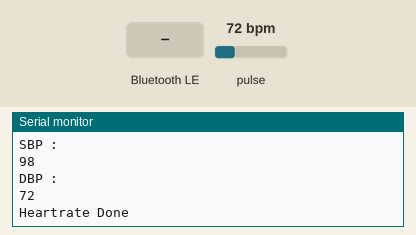
Bench run of a sketch on a simulated ESP32-S3. Parts: the last lines printed to the serial monitor. The test bench sets the inputs (shaded band); at power-on: pulse 72 bpm. WiFi joins after 1.5 s; servers stay silent unless stated; uploads are accepted with an empty reply; nothing arrives over Bluetooth unless stated; a phone connects over Bluetooth LE 3 s after start.

Above: at 1.2 s.
1.3 s: pulse set to 42 bpm
At 3.6 s:
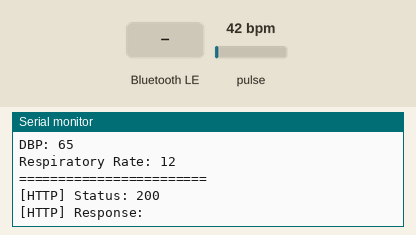
3.9 s: Bluetooth LE write "1" received
At 4.4 s:
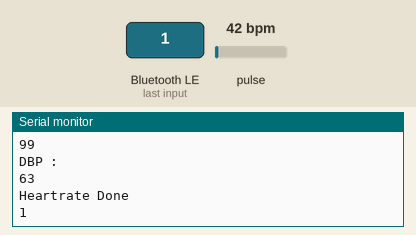
5.4 s: Bluetooth LE write "0" received
At 6.5 s:
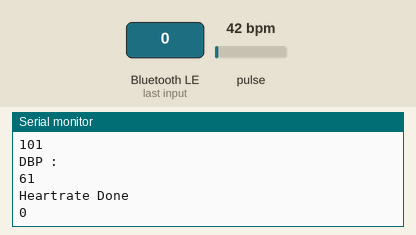
6.9 s: pulse set to 70 bpm
At 6.9 s:
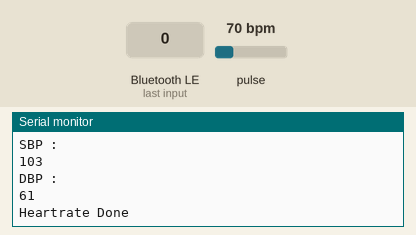
Timing chart, 0 to 9.4 s (numbered marks = the images above; inputs shaded):
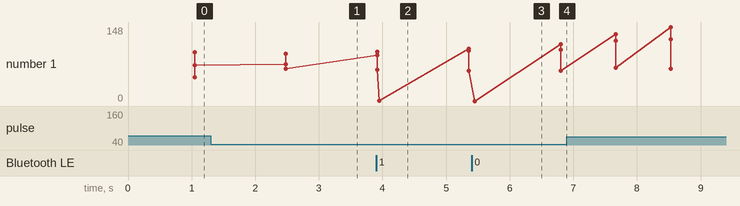

Measured:
- after the input at 1.3 s, the serial monitor: prints a new line after 1.2 s (image 1)
- after the input at 3.9 s, the serial monitor: prints a new line after 0.05 s (image 2)
- after the input at 5.4 s, the serial monitor: prints a new line after 0.05 s (image 3)
- plotted number 1: 72 → 65 after the input at 1.3 s, 61 → 65 after the input at 6.9 s

The sketch:

Vitalsign_Panel_Filtered_draft_1.4.ino
```cpp
#include <WiFi.h>
#include <Wire.h>
#include "MAX30105.h"
#include "spo2_algorithm.h"
#include "heartRate.h"
#include <HTTPClient.h>
#include <BLEDevice.h>
#include <BLEUtils.h>
#include <BLEServer.h>

#define SDA 9
#define SCL 8

//#define SDA 5
//#define SCL 19

#define SERVICE_UUID        "4fafc201-1fb5-459e-8fcc-c5c9c331914b"
#define CHARACTERISTIC_UUID "beb5483e-36e1-4688-b7f5-ea07361b26a8"

const char* ssid = "monumnen tugu";
const char* password = "maulanaa123";
String serverURL = "http://203.100.57.59:3000/api/v1/health";

// Objek
MAX30105 particleSensor;
WiFiClient client;
BLEServer *pServer = nullptr;
BLECharacteristic *pCharacteristic = nullptr;

// Variabel pembacaan
float bodyTemperature = 0;
const float slope = 0.00002;
const float intercept = 34.5;

const byte RATE_SIZE = 5;
byte rates[RATE_SIZE];
byte rateSpot = 0;
long lastBeat = 0;
float beatsPerMinute = 0;
int beatAvg = 0;
int estimatedSBP = 0;
int estimatedDBP = 0;

int spo2 = 0;
float respiratoryRate = 0;

bool collectingData = false;
bool dataDisplayed = false;
int stableCount = 0;

// Filter
const int MAF_SIZE = 5;
float irValues[MAF_SIZE] = {0};
float redValues[MAF_SIZE] = {0};
int mafIndex = 0;

// WiFi
unsigned long lastWifiAttempt = 0;
const unsigned long wifiRetryInterval = 5000;
bool wifiConnected = false;

bool scanMessageDisplayed = false;
String healthMessage = " ";

const byte RED_LED_BRIGHT = 0xFF; // Intensitas terang, disesuaikan dengan kebutuhan Anda (0x00 - 0xFF)
const byte RED_LED_LOW = 0x00;   // Intensitas rendah
bool redOn = false;

// === BLE CALLBACK ===
class MyCallbacks : public BLECharacteristicCallbacks {
  void onWrite(BLECharacteristic *pCharacteristic) {
      String value = (pCharacteristic->getValue().c_str());
      Serial.println(value);
  }
};

// === SETUP UTAMA ===
void setup() {
  Serial.begin(115200);
  Wire.begin(SDA, SCL);

  setupBLE();
  setupWiFi();
  setupSensor();

  // Jalankan task RTOS
  xTaskCreatePinnedToCore(sensorTask, "SensorTask", 4096, NULL, 1, NULL, 1);
  xTaskCreatePinnedToCore(wifiTask, "WiFiTask", 2048, NULL, 1, NULL, 0);
}

void loop() {
  // Kosong, semua dikerjakan oleh task
}

void setupSensor() {
  if (!particleSensor.begin(Wire, I2C_SPEED_FAST)) {
    Serial.println("MAX30105 tidak ditemukan.");
    while (1);  // Berhenti jika sensor tidak terdeteksi
  }
  particleSensor.setup();

  // Mengatur kecerahan LED merah pada awalnya (lebih redup saat sensor pertama kali dijalankan)
  particleSensor.setPulseAmplitudeRed(RED_LED_LOW);  // Mengatur LED merah dengan kecerahan rendah pada awalnya
  particleSensor.setPulseAmplitudeGreen(0);
  redOn = false; // Set kecerahan LED hijau (tidak digunakan di sini, tapi dapat disesuaikan jika perlu)
}

// === TASK WiFi ===
void wifiTask(void *pvParameters) {
  while (true) {
    if (WiFi.status() != WL_CONNECTED) {
      if (millis() - lastWifiAttempt >= wifiRetryInterval) {
        Serial.println("[WiFi] Reconnecting...");
        WiFi.begin(ssid, password);
        lastWifiAttempt = millis();
      }
      wifiConnected = false;
    } else {
      if (!wifiConnected) {
        Serial.println("[WiFi] Connected!");
        wifiConnected = true;
      }
    }
    vTaskDelay(1000 / portTICK_PERIOD_MS);
  }
}

// === TASK Sensor ===
void sensorTask(void *pvParameters) {
  constexpr int SAMPLE_INTERVAL = 10;  // Interval pengambilan sampel dalam milidetik
  unsigned long lastSampleTime = 0;
  bool isSPO2Calculated = false;  // Flag untuk memastikan SpO2 hanya dihitung sekali
  bool isBodyTempCalculated = false;  // Flag untuk memastikan Body Temperature hanya dihitung sekali
  bool isRespiratoryRateCalculated = false;
  while (true) {
    unsigned long currentMillis = millis();
    if (currentMillis - lastSampleTime >= SAMPLE_INTERVAL) {
      lastSampleTime = currentMillis;

      long ir = particleSensor.getIR();
      long red = particleSensor.getRed();

      // Terapkan filter pada nilai IR dan Red
      float mafIR = applyFilters(ir, irValues);
      float mafRed = applyFilters(red, redValues);

      bodyTemperature = (mafIR * slope) + intercept;

      if (mafIR < 50000 || mafRed == 0) {
        resetMeasurements();
        isSPO2Calculated = false;
        isBodyTempCalculated = false;
        isRespiratoryRateCalculated = false;
        particleSensor.setPulseAmplitudeRed(RED_LED_LOW);
        Serial.println("Letakkan jari di sensor");
        scanMessageDisplayed = false;
        redOn = true;
        vTaskDelay(500 / portTICK_PERIOD_MS);  // Cegah overloading dengan delay ringan
        continue;  // Langsung melanjutkan ke iterasi berikutnya
      }
      particleSensor.setPulseAmplitudeRed(RED_LED_BRIGHT);
      redOn = false;
      if (!scanMessageDisplayed) {
        healthMessage = "Scanning Your Health Condition";  // Menyimpan pesan ke variabel
        Serial.println(healthMessage);  // Menampilkan pesan ke Serial Monitor
        scanMessageDisplayed = true;  // Set flag untuk mencegah tampilan berulang
      }

      // Hanya menghitung SpO2 jika belum dihitung sebelumnya
      if (!isSPO2Calculated) {
        calculateSpO2(mafIR, mafRed);
        isSPO2Calculated = true;  // Set flag setelah dihitung
      }

      // Hanya menghitung Body Temperature jika belum dihitung sebelumnya
      if (!isBodyTempCalculated) {
        isBodyTempCalculated = true;  // Set flag setelah dihitung
      }

      // Hanya menghitung Respiratory Rate jika belum dihitung sebelumnya
      if (!isRespiratoryRateCalculated) {
        calculateRespiratoryRate(mafIR);
        isRespiratoryRateCalculated = true;  // Set flag setelah dihitung
      }

      // Menghitung data sensor hanya sekali ketika data stabil
      if (!collectingData) {
        collectingData = true;
        stableCount = 0;
        dataDisplayed = false;
        memset(rates, 0, sizeof(rates));
        rateSpot = 0;
      }

      // Menghitung data kesehatan
      calculateHeartRate(mafIR);


      // Validasi rentang BPM, SpO2, dan tekanan darah untuk memastikan data valid
      if (beatAvg >= 60 && beatAvg <= 120) {
        stableCount++;
        if (stableCount >= 1 && !dataDisplayed) {
          displayData();
          if (wifiConnected) sendDataToServer();
          dataDisplayed = true;
        }
      } else {
        stableCount = 0;
        dataDisplayed = false;
      }
    }

    vTaskDelay(1);  // Memberi waktu untuk task lain agar dapat berjalan dengan baik
  }
}

// === SETUP BLE ===
void setupBLE() {
  BLEDevice::init("ESP32S3_BLE_Server");
  pServer = BLEDevice::createServer();
  BLEService *pService = pServer->createService(SERVICE_UUID);

  pCharacteristic = pService->createCharacteristic(
    CHARACTERISTIC_UUID,
    BLECharacteristic::PROPERTY_READ |
    BLECharacteristic::PROPERTY_WRITE
  );

  pCharacteristic->setCallbacks(new MyCallbacks());
  pCharacteristic->setValue("Hello Client!");
  pService->start();

  BLEAdvertising *pAdvertising = BLEDevice::getAdvertising();
  pAdvertising->addServiceUUID(SERVICE_UUID);
  pAdvertising->start();
  Serial.println(BLEDevice::getAddress().toString().c_str());
}

// === SETUP WiFi ===
void setupWiFi() {
  Serial.println("[WiFi] Connecting...");
  WiFi.begin(ssid, password);
}

// === UTILITIES ===

void resetMeasurements() {
  collectingData = false;
  dataDisplayed = false;
  stableCount = 0;
  beatAvg = estimatedSBP = estimatedDBP = spo2 = 0;
  respiratoryRate = bodyTemperature = 0;
}

float applyFilters(long raw, float values[]) {
  values[mafIndex] = raw;
  mafIndex = (mafIndex + 1) % MAF_SIZE;
  float sum = 0;
  for (int i = 0; i < MAF_SIZE; i++) sum += values[i];
  return sum / MAF_SIZE;
}

void calculateHeartRate(long ir) {
  if (checkForBeat(ir)) {
    long delta = millis() - lastBeat;
    lastBeat = millis();
    beatsPerMinute = 60 / (delta / 1000.0);
    //if (beatsPerMinute < 30 || beatsPerMinute > 180) return;

    //rates[rateSpot++] = (byte)beatsPerMinute;
    //rateSpot %= RATE_SIZE;
        // Menghitung weighted average (rata-rata berbobot) dengan nilai terbaru lebih diprioritaskan
    //float weight = 0.9;  // Memberikan bobot lebih besar pada pembacaan terbaru
    //float weightedSum = 0;
    //float sum = 0;
    //for (byte i = 0; i < RATE_SIZE; i++) {
      //sum += rates[i];  // Menjumlahkan semua nilai BPM dalam array
    //}
    //float averageBPM = sum / RATE_SIZE;
    // Menghitung weighted average dari array rates[]
    //for (byte i = 0; i < RATE_SIZE; i++) {
      //float currentWeight = (i == rateSpot) ? weight : (1 - weight) / (RATE_SIZE - 1);
      //weightedSum += currentWeight * rates[i];  // Bobot lebih tinggi untuk nilai terbaru
    //}

    // Update beatAvg dengan nilai rata-rata berbobot
    //beatAvg = weightedSum;
    //float weight = 0.2;
    beatAvg = (0.5 * beatsPerMinute) + ((1 - 0.3) * beatAvg) + 20;

    //beatAvg = 0;
    //for (byte x = 0; x < RATE_SIZE; x++)
      //  beatAvg += rates[x];
    //beatAvg /= RATE_SIZE;
    //beatAvg = averageBPM + 10;
    estimatedSBP = 60 + 0.5 * beatsPerMinute + 0.2 * beatAvg;
    estimatedDBP = 60 + 0.3 * beatsPerMinute - 0.1 * beatAvg;
    Serial.println("AVG :"); Serial.println(beatAvg);
    Serial.println("SBP :"); Serial.println(estimatedSBP);
    Serial.println("DBP :"); Serial.println(estimatedDBP);
    Serial.println("Heartrate Done");
  }
}

void calculateSpO2(long ir, long red) {
  static long irDC = 0, redDC = 0;
  static bool first = true;
  if (first) {
    irDC = ir;
    redDC = red;
    first = false;
  } else {
    irDC = 0.9 * irDC + 0.1 * ir;
    redDC = 0.9 * redDC + 0.1 * red;
  }

  long irAC = ir - irDC;
  long redAC = red - redDC;
  float R = (float(redAC) / redDC) / (float(irAC) / irDC);
  spo2 = 130 - 25 * R;
  spo2 = constrain(spo2, 0, 99);
  Serial.println("SpO2 Done");
}

void calculateRespiratoryRate(float ir) {
  static long lastRRTime = millis();
  long now = millis();
  float delta = now - lastRRTime;
  if (delta > 1000 && delta < 5000) {
    respiratoryRate = 60.0 / (delta / 1000.0);
    lastRRTime = now;
  }
  respiratoryRate = constrain(respiratoryRate, 12, 20);
  Serial.println("RR Done");
}

void sendDataToServer() {
  HTTPClient http;
  http.setTimeout(5000);
  http.begin(client, serverURL);
  http.addHeader("Content-Type", "application/json");

  String httpRequestData = "{\"user_id\":\"9\",\"respiratoryRate\":\"" + String(respiratoryRate) +
                "\",\"diastole_pressure\":\"" + String(estimatedDBP) +
                "\",\"systole_pressure\":\"" + String(estimatedSBP) +
                "\",\"heartRate\":\"" + String(beatAvg) +
                "\",\"spo2\":\"" + String(spo2) +
                "\",\"body_temp\":\"" + String(bodyTemperature) + "\"}";

  int httpResponseCode = http.POST(httpRequestData);
  Serial.println("[HTTP] Status: " + String(httpResponseCode));
  if (httpResponseCode > 0) Serial.println("[HTTP] Response: " + http.getString());
  http.end();
}


void displayData() {
  Serial.println("===== HEALTH DATA =====");
  Serial.print("BPM: "); Serial.println(beatAvg);
  Serial.print("SpO2: "); Serial.println(spo2);
  Serial.print("Body Temp: "); Serial.println(bodyTemperature, 1);
  Serial.print("SBP: "); Serial.println(estimatedSBP);
  Serial.print("DBP: "); Serial.println(estimatedDBP);
  Serial.print("Respiratory Rate: "); Serial.println(respiratoryRate, 0);
  Serial.println("========================");
}
```
